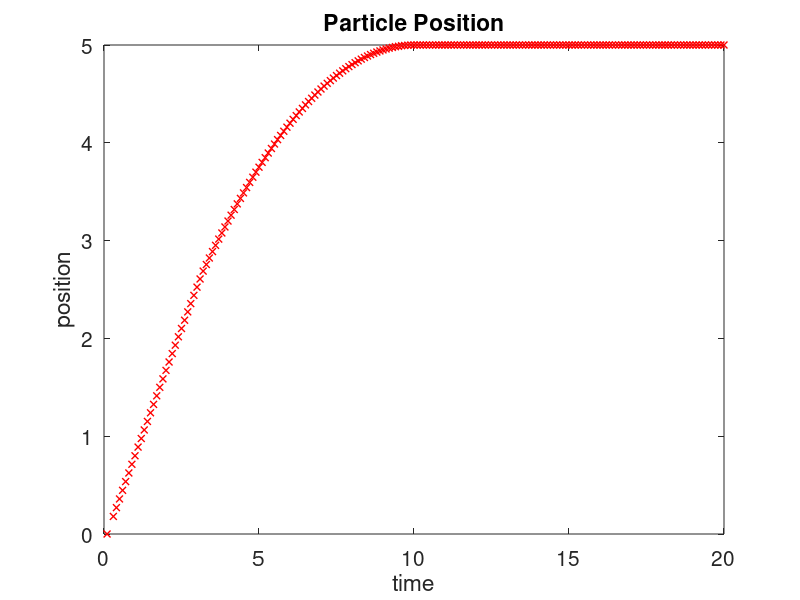

The MATLAB source for this figure:
%% Debris Beaching
clear; close all; clc;
s = 1/10;
St = 5.18;
gamma = 0.91;
H = 0.1; %particle height

%Initial Conditions
x0 = 0;
v0 = 0.9;
t0 = 0.1;
t_end = 20;

%We now need to set up all of our time steps at the beginning.
dt =0.1; %our time step size
t = t0:dt:t_end;

%For the first step, the initial values x_0 and v_0 will become x_i and v_i
x_i = x0;
x_f(1) = x_i;
v_i = v0;
v_f(1) = v_i;
t_i = t(1);
t_f = t_i;
u_i = (1/3)*(1 - 2*s*t_i + 2*(x_i/t_i));
u_f(1) = u_i;
xs(1) = t_i - 0.5*s*t_i^2;
u_s(1) = 1 - s*t_f;

%lets plot the first particle position
figure
plot(t_i,x_i,'rx','MarkerSize',5,'LineWidth',1)
hold on
xlim([0 20])
ylim([0 5])
xlabel("time")
ylabel("position")
title("Particle Position")
set(gca,'FontSize',15)

for step=2:length(t)-1


    %the time for t_f is the time at the next step:
    t_f = t(step + 1);
    %solve for the new particle position
    x_f(step) = v_i*(t_f - t_i) + x_i;
    %solve for the fluid velocity at the new particle position
    u_f(step) = (1/3)*(1 - 2*s*t_f + 2*(x_f(step)/t_f));
    %find the water depth
    h(step) = (1/9)*(1 - 0.5*s*t_f - x_f(step)/t_f).^2;
    
    %on the run-up, the particle can't move infront of the shoreline
    %shoreline position
    xs(step) = t_f - 0.5*s*t_f^2;
    %shoreline velocity
    u_s(step) = 1 - s*t_f;
    if u_f(step) > 0 %if the fluid at the particle is moveing forward (run-up)
        if x_f(step) - xs(step) > 0 %if the particle is infront of the shoreline
            x_f(step) = xs(step); %then the particle takes the shoreline's position
            u_f(step) = u_s(step);
            v_f(step) = u_s(step);
        else
            v_f(step) = ((u_f(step)-v_f(step-1))/St)*(t_f-t_i) + v_i;
        end
    elseif u_f(step) <= 0 %shoreline stops/turns around
        v_f(step) = ((u_i-v_i)/St)*(t_f-t_i) + v_i;

        %%%%%%%%%%%%%%%%%%%%%%%%%%%%%%%%%%%%%%%%
        % F) Beaching condition
        % If the particle is ahead of the shoreline,
        % then the velocity is zero
        if x_f(step) > xs(step) 
            v_f(step) = 0;
        end
        %%%%%%%%%%%%%%%%%%%%%%%%%%%%%%%%%%%%%%%%
    end

    % If the particle goes beyond the shoreline, then the position doesn't matter
    if x_f(step) < 0 
        x_f(step) = nan;
        continue
    end

    %Now the 'final' values will become the new 'initial' values for the
    %next time step:
    x_i = x_f(step);
    v_i = v_f(step);
    t_i = t_f;
    u_i = u_f(step);

    plot(t_f,x_f(step),'rx','MarkerSize',5,'LineWidth',1)
    %pause(0.01)
    drawnow()
end

save('model_data.mat','t','x_f')
return

%% Animate particle on beach
close all;

t = t0:dt:20;
s = 0.1;
x = 0:0.1:20;
ylimit = 1; %this just changes the y-axis and how the next plot is shown

%compute the shoreline location the same as before
xs = t - 0.5*s*t.^2;

for timestep = 1:length(t) %compute at each time step
    % We start by solving for the water depth at each time step
    h = (1/9)*(1 - 0.5*s*t(timestep) - x/t(timestep)).^2; %this line empty?
    area(x(x<xs(timestep)),h(x<xs(timestep))+x(x<xs(timestep))*s) %plot the water
    hold on

    % Plot the beach
    area(x,x*s,'FaceColor','#EDB120')
    xlim([0 10])
    ylim([0 ylimit])

    %then we plot the position of the shoreline as it changes through time
    plot([xs(timestep) xs(timestep)],[0 10],'b--','LineWidth',2) % model shoreline marker
    %hold off
   
    hp = (1/9)*(1 - 0.5*s*t(timestep) - x_f(timestep)/t(timestep)).^2;
    plot(x_f(timestep),hp + x_f(timestep)*s,'ro','LineWidth',2) % particle marker
    %pause(0.1)
    drawnow()

    hold off

    if timestep == length(x_f)
        return
    end


end

%% Compare to Experiments
clear; close all; clc;
load experimental_data.mat
exp_particle = 1; %change this from 1 to 5 to set the particle from the experiment
t_experiment = time;
x_experiment = x_exp(exp_particle,:);

figure
%%%%%%%%%%%%%%%%%%%%%%%%%
% G)
% plot the experimental data
plot(t_experiment,x_experiment)
%%%%%%%%%%%%%%%%%%%%%%%%%
hold on

load model_data.mat
t_model = (t(1:end-1)+t(2:end))/2;
x_model = x_f;
%%%%%%%%%%%%%%%%%%%%%%%%%
% H)
% plot the model
plot(t_model,x_model)
%%%%%%%%%%%%%%%%%%%%%%%%%

legend({'experiment','model'})
set(gca,'FontSize',15)





























%% Answers
% F)
    if x_f(step) > xs(step) 
          v_f(step) = 0;
    end

% G)
plot(t_experiment,x_experiment)

% H)
plot(t_model,x_model)